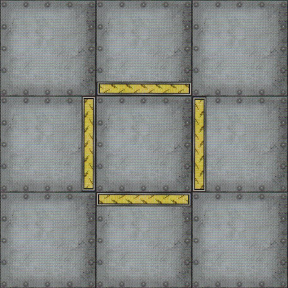

Below is a game level as drawn by its tile map, then a one-line description and the .tmx file that defines it, in full:
An orthogonal 3x3 tile map with 96x96 px tiles, 6 tile layers (Floor, Pit, WallDown, WallUp, ...).

<map version="1.2" tiledversion="1.2.2" orientation="orthogonal" renderorder="right-down" width="3" height="3" tilewidth="96" tileheight="96" infinite="0" nextlayerid="8" nextobjectid="1">
 <tileset firstgid="1" source="../RoboRallyTiles.tsx" />
 <layer id="1" name="Floor" width="3" height="3">
  <data encoding="csv">
5,5,5,
5,5,5,
5,5,5
</data>
 </layer>
 <layer id="3" name="Pit" width="3" height="3">
  <data encoding="csv">
0,0,0,
0,0,0,
0,0,0
</data>
 </layer>
 <layer id="4" name="WallDown" width="3" height="3">
  <data encoding="csv">
0,26,0,
0,0,0,
0,0,0
</data>
 </layer>
 <layer id="5" name="WallUp" width="3" height="3">
  <data encoding="csv">
0,0,0,
0,0,0,
0,28,0
</data>
 </layer>
 <layer id="6" name="WallRight" width="3" height="3">
  <data encoding="csv">
0,0,0,
21,0,0,
0,0,0
</data>
 </layer>
 <layer id="7" name="WallLeft" width="3" height="3">
  <data encoding="csv">
0,0,0,
0,0,27,
0,0,0
</data>
 </layer>
</map>
